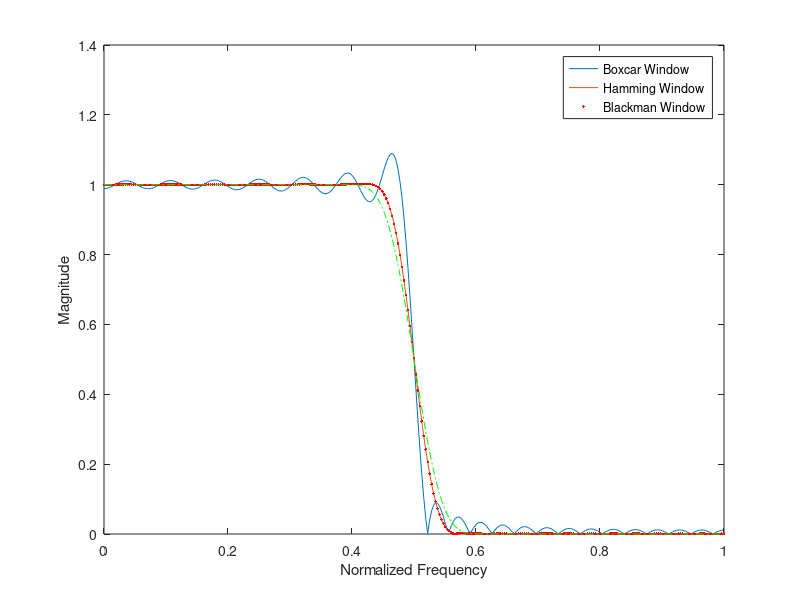

The MATLAB script that drew this image:
clear all;
close all;
clc;
wc=0.5*pi;
N=55
alpha=(N-1)/2;
eps=0.001;
n=0:1:N-1
hd1=sin(wc*(n-alpha+eps))
hd2=pi*(n-alpha+eps)
hd=(hd1)./(hd2)
%hd=sin(wc*(n-alpha+eps))/pi*(n-alpha+eps);
wr=boxcar(N); %Rectangular window sequence 
hn=hd.*wr'; %Filter coefficients
w=0:0.01:pi;
h=freqz(hn,1,w);
plot(w/pi,abs(h));
hold on;
wh=hamming(N);
hn=hd.*wh';
w=0:0.01:pi;
h=freqz(hn,1,w);
plot(w/pi,abs(h));
hold on;
wh=hamming(N);
hn=hd.*wh';
w=0:0.01:pi;
h=freqz(hn,1,w);
plot(w/pi,abs(h),'r.');
wb=blackman(N); %Blackman window sequence
hn=hd.*wb'; %Filter coefficients
w=0:0.01:pi;
h=freqz(hn,1,w);
plot(w/pi,abs(h),'g-.');
legend ('Boxcar Window', 'Hamming Window', 'Blackman Window');
xlabel('Normalized Frequency');
ylabel('Magnitude'); hold off